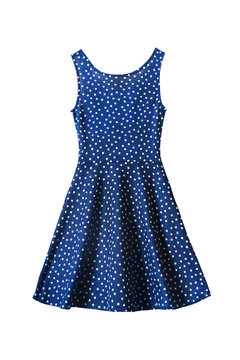
#> input picture images/dress1.jpg, 240 x 360 px
$ python -i background_removal.py   (imports and definitions only)
#> lines starting #> are read from the running program, lines starting #| are printed output that depends on the picture; after the words box and inside, x2 and y2 are one past the last pixel; in counts of white or black regions, pixels touching at a corner belong together
import cv2
import numpy as np

def remove_background(image_path):
    # Load the image
#> called with image_path = 'images/dress1.jpg'
    image = cv2.imread(image_path)
#> image is the input picture: shape (360, 240, 3); mean B, G, R 208.8, 194.2, 186.5

    # Convert BGR image to grayscale
    gray = cv2.cvtColor(image, cv2.COLOR_BGR2GRAY)
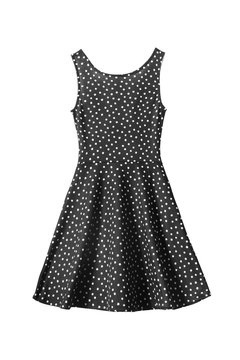
#> gray: shape (360, 240); min 0, max 255, mean 193.5

    # Apply thresholding to get binary mask of background
    _, binary = cv2.threshold(gray, 240, 255, cv2.THRESH_BINARY)
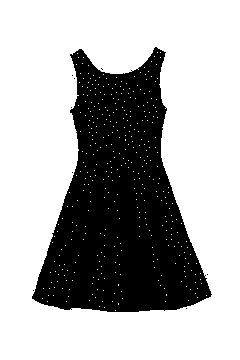
#> binary: shape (360, 240); 67.7% white; 9 black regions (8 under 20 px), largest, box (x1, y1, x2, y2) and area: (32, 47, 212, 312) 27921

    # Invert the binary mask
    binary = cv2.bitwise_not(binary)

    # Apply the mask to the original image to remove the background
    result = cv2.bitwise_and(image, image, mask=binary)
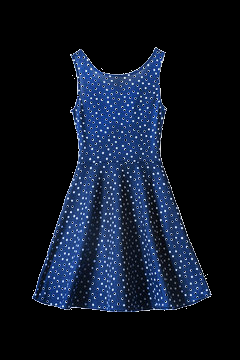
#> result: shape (360, 240, 3); mean B, G, R 36.3, 21.7, 14.1

    return result

>>> result = remove_background('images/dress1.jpg')
